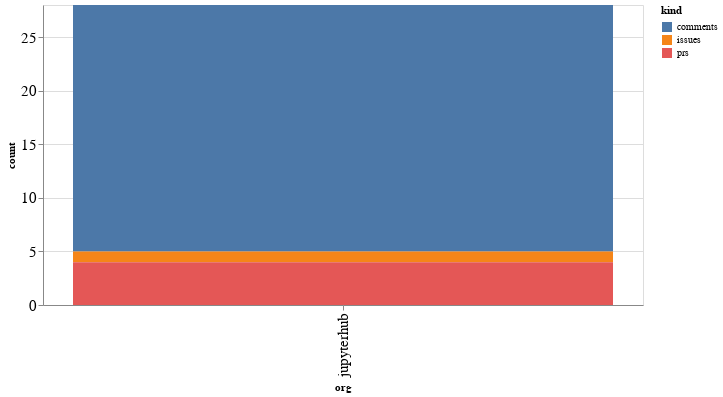

This figure's notebook cell:
### Code cell
alt.Chart(org_summaries, width=600).mark_bar().encode(
    x='org',
    y='count',
    color='kind',
    tooltip="org"
)

### Figure 1 — Vega-Lite specification as saved in the notebook (floating-point values rounded to 4 significant figures)
{"config": {"axisLeft": {"labelFontSize": 15}, "axisBottom": {"labelFontSize": 15}}, "data": {"name": "data-0f3a9ec32e1f4619852e9600e12ddd9f"}, "mark": "bar", "encoding": {"color": {"type": "nominal", "field": "kind"}, "tooltip": {"type": "nominal", "field": "org"}, "x": {"type": "nominal", "field": "org"}, "y": {"type": "quantitative", "field": "count"}}, "width": 600, "$schema": "https://vega.github.io/schema/vega-lite/v4.8.1.json", "datasets": {"data-0f3a9ec32e1f4619852e9600e12ddd9f": [{"org": "jupyterhub", "kind": "comments", "count": 23}, {"org": "jupyterhub", "kind": "issues", "count": 1}, {"org": "jupyterhub", "kind": "prs", "count": 4}]}}
